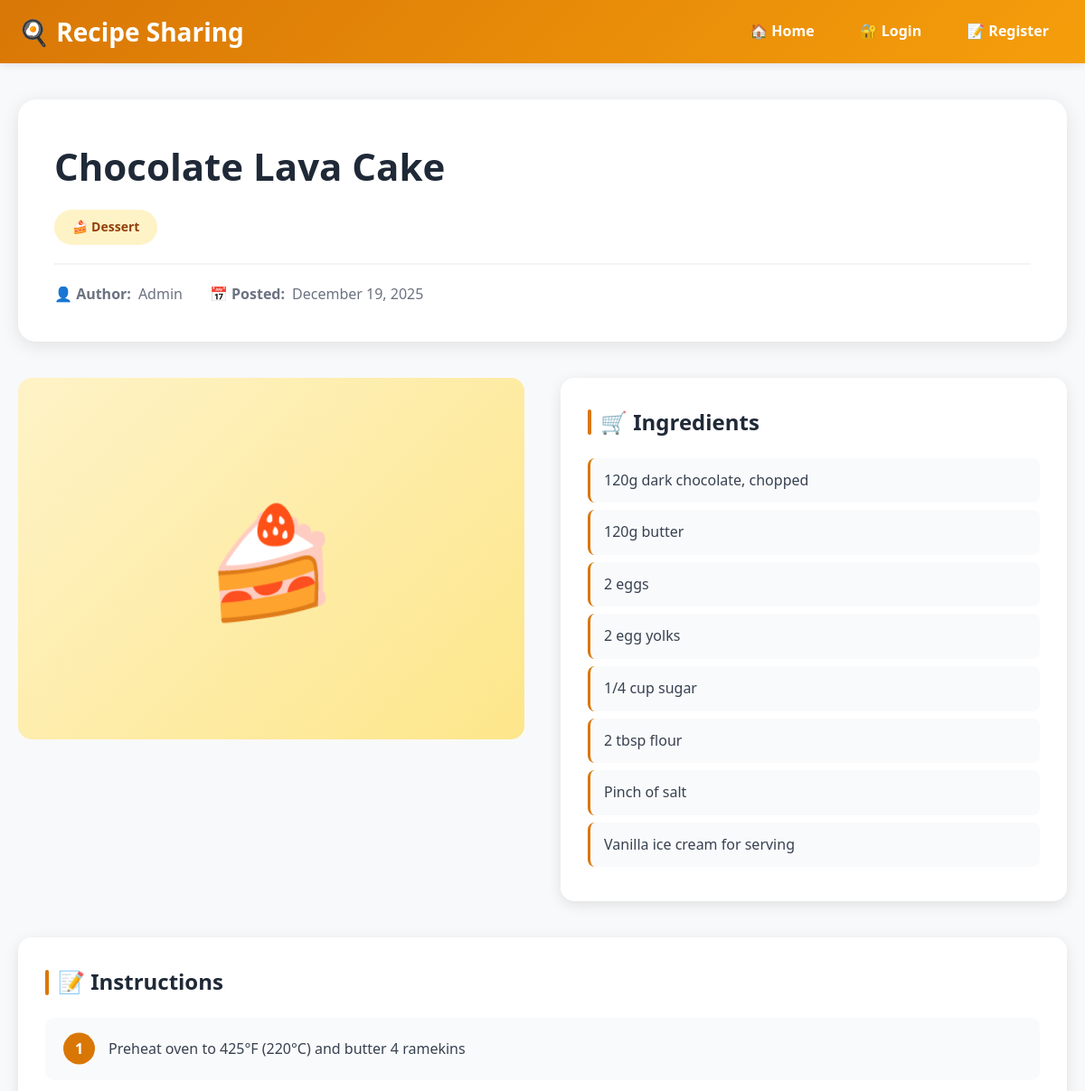
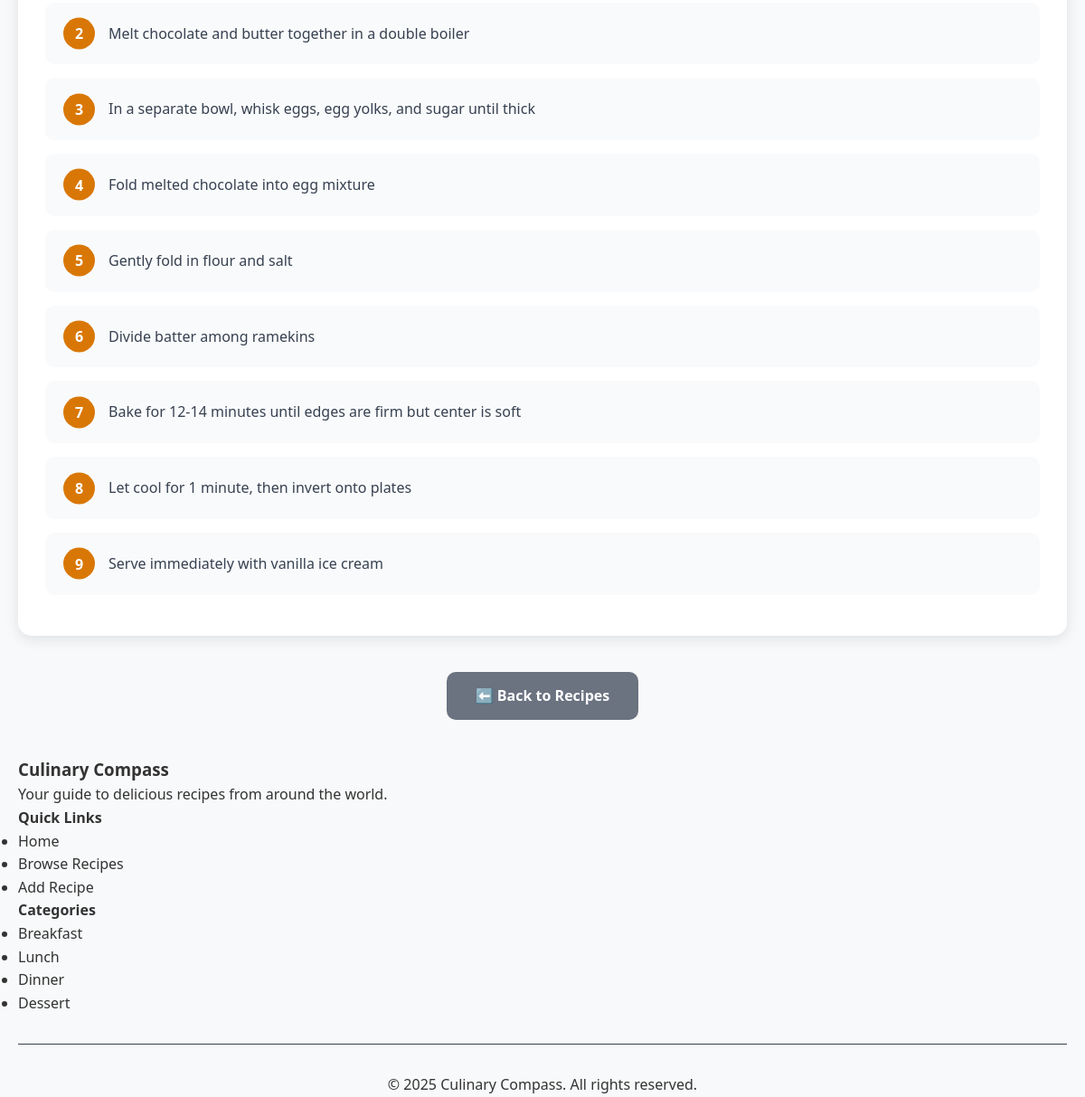
Screenshot of /recipe-detail.php?id=4 with the database file from the repository (2 pictures, top to bottom).
### tables this page shows
CREATE TABLE IF NOT EXISTS recipes (
    id INT AUTO_INCREMENT PRIMARY KEY,
    user_id INT NOT NULL,
    title VARCHAR(200) NOT NULL,
    category VARCHAR(50) NOT NULL,
    ingredients TEXT NOT NULL,
    instructions TEXT NOT NULL,
    image VARCHAR(255) DEFAULT 'default-recipe.jpg',
    created_at TIMESTAMP DEFAULT CURRENT_TIMESTAMP,
    updated_at TIMESTAMP DEFAULT CURRENT_TIMESTAMP ON UPDATE CURRENT_TIMESTAMP,
    INDEX idx_user_id (user_id),
    INDEX idx_category (category),
    INDEX idx_created_at (created_at),
    FOREIGN KEY (user_id) REFERENCES users(id) ON DELETE CASCADE
);

CREATE TABLE IF NOT EXISTS users (
    id INT AUTO_INCREMENT PRIMARY KEY,
    name VARCHAR(100) NOT NULL,
    email VARCHAR(100) NOT NULL UNIQUE,
    password_hash VARCHAR(255) NOT NULL,
    created_at TIMESTAMP DEFAULT CURRENT_TIMESTAMP,
    INDEX idx_email (email)
);

### recipe-detail.php (the view, shortened to what this page needs)
<?php
require_once 'config/database.php';
$recipe_id = isset($_GET['id']) ? (int)$_GET['id'] : 0;
try {
    $stmt = $pdo->prepare("
        SELECT r.*, u.name as author_name, u.id as author_id
        FROM recipes r
        JOIN users u ON r.user_id = u.id
        WHERE r.id = ?
    ");
    $stmt->execute([$recipe_id]);
    $recipe = $stmt->fetch();
} catch (PDOException $e) {
    die("Error fetching recipe: " . $e->getMessage());
}
include 'includes/header.php';
function getCategoryEmoji($category)
{
    $emojis = [
        'Breakfast' => '🥞',
        'Lunch' => '🥗',
        'Dinner' => '🍽️',
        'Dessert' => '🍰',
        'Snack' => '🍿',
        'Beverage' => '🥤'
    ];
    return isset($emojis[$category]) ? $emojis[$category] : '🍴';
}
?>
<div class="recipe-detail-container">
    <div class="recipe-header">
        <h1 class="recipe-title"><?php echo htmlspecialchars($recipe['title']); ?></h1>
        <span class="category-badge">
            <?php echo getCategoryEmoji($recipe['category']) . ' ' . htmlspecialchars($recipe['category']); ?>
        </span>
        <div class="recipe-meta">
            <div class="meta-item">
                <strong>👤 Author:</strong> <?php echo htmlspecialchars($recipe['author_name']); ?>
            </div>
            <div class="meta-item">
                <strong>📅 Posted:</strong> <?php echo date('F j, Y', strtotime($recipe['created_at'])); ?>
            </div>
        </div>
    </div>
    <div class="recipe-content">
        <div class="recipe-image-section">
            <?php if (!empty($recipe['image']) && file_exists('assets/uploads/' . $recipe['image'])): ?>
                <img src="assets/uploads/<?php echo htmlspecialchars($recipe['image']); ?>"
                    alt="<?php echo htmlspecialchars($recipe['title']); ?>"
                    class="recipe-image">
            <?php else: ?>
                <div class="no-image">
                    <?php echo getCategoryEmoji($recipe['category']); ?>
                </div>
            <?php endif; ?>
        </div>
        <div class="recipe-details-box">
            <h2 class="section-title">🛒 Ingredients</h2>
            <ul class="ingredients-list">
                <?php
                $ingredients = explode("\n", $recipe['ingredients']);
                foreach ($ingredients as $ingredient):
                    $ingredient = trim($ingredient);
                    if (!empty($ingredient)):
                ?>
                        <li><?php echo htmlspecialchars($ingredient); ?></li>
                <?php
                    endif;
                endforeach;
                ?>
            </ul>
        </div>
    </div>
    <div class="instructions-section">
        <h2 class="section-title">📝 Instructions</h2>
        <ol class="instructions-list">
            <?php
            $instructions = explode("\n", $recipe['instructions']);
            foreach ($instructions as $instruction):
                $instruction = trim($instruction);
                $instruction = preg_replace('/^Step\s+\d+:\s*/i', '', $instruction);
                $instruction = preg_replace('/^\d+[\.\)]\s*/', '', $instruction);
                if (!empty($instruction)):
            ?>
                    <li><?php echo htmlspecialchars($instruction); ?></li>
            <?php
                endif;
            endforeach;
            ?>
        </ol>
    </div>
    <div class="action-buttons">
        <a href="index.php" class="btn btn-back">⬅️ Back to Recipes</a>
    </div>
</div>
<?php include 'includes/footer.php'; ?>

### assets/css/style.css (style rules this page uses)
* { margin: 0; padding: 0; box-sizing: border-box; }
body { font-family: 'Segoe UI', Tahoma, Geneva, Verdana, sans-serif; line-height: 1.6; color: #333; background-color: #f8f9fa; }
a { text-decoration: none; color: inherit; transition: all 0.3s ease; }
.btn { display: inline-block; padding: 12px 30px; border: none; border-radius: 8px; font-size: 16px; font-weight: 600; cursor: pointer; transition: all 0.3s ease; text-align: center; }

### recipe-detail.php (style rules this page uses)
.recipe-detail-container { max-width: 1200px; margin: 0 auto; padding: 40px 20px; }
.recipe-header { background: white; border-radius: 20px; padding: 40px; box-shadow: 0 4px 20px rgba(0, 0, 0, 0.1); margin-bottom: 40px; }
.recipe-title { font-size: 42px; font-weight: 700; color: #1f2937; margin-bottom: 15px; }
.recipe-meta { display: flex; gap: 30px; align-items: center; flex-wrap: wrap; margin-top: 20px; padding-top: 20px; border-top: 2px solid #f3f4f6; }
.meta-item { display: flex; align-items: center; gap: 8px; color: #6b7280; font-size: 16px; }
.category-badge { display: inline-block; padding: 8px 20px; background: #fef3c7; color: #92400e; border-radius: 20px; font-weight: 600; font-size: 14px; }
.recipe-content { display: grid; grid-template-columns: 1fr 1fr; gap: 40px; margin-bottom: 40px; }
.recipe-image-section { position: relative; }
.no-image { width: 100%; height: 400px; background: linear-gradient(135deg, #fef3c7 0%, #fde68a 100%); border-radius: 15px; display: flex; align-items: center; justify-content: center; font-size: 120px; }
.recipe-details-box { background: white; border-radius: 15px; padding: 30px; box-shadow: 0 4px 15px rgba(0, 0, 0, 0.1); }
.section-title { font-size: 24px; font-weight: 700; color: #1f2937; margin-bottom: 20px; display: flex; align-items: center; gap: 10px; }
.section-title::before { content: ''; width: 4px; height: 28px; background: #d97706; border-radius: 2px; }
.ingredients-list { list-style: none; padding: 0; }
.ingredients-list li { padding: 12px 15px; margin-bottom: 8px; background: #f9fafb; border-radius: 8px; border-left: 3px solid #d97706; font-size: 16px; color: #374151; }
.instructions-section { background: white; border-radius: 15px; padding: 30px; box-shadow: 0 4px 15px rgba(0, 0, 0, 0.1); margin-bottom: 40px; }
.instructions-list { list-style: none; counter-reset: step-counter; padding: 0; }
.instructions-list li { counter-increment: step-counter; position: relative; padding: 20px 20px 20px 70px; margin-bottom: 15px; background: #f9fafb; border-radius: 10px; font-size: 16px; color: #374151; line-height: 1.8; }
.instructions-list li::before { content: counter(step-counter); position: absolute; left: 20px; top: 50%; transform: translateY(-50%); width: 35px; height: 35px; background: #d97706; color: white; border-radius: 50%; display: flex; align-items: center; justify-content: center; font-weight: 700; font-size: 16px; }
.action-buttons { display: flex; gap: 15px; justify-content: center; margin-top: 30px; }
.btn { padding: 14px 32px; border: none; border-radius: 10px; font-size: 16px; font-weight: 600; cursor: pointer; transition: all 0.3s; text-decoration: none; display: inline-block; }
.btn-back { background: #6b7280; color: white; }

### rows the page displays
recipes: title "Chocolate Lava Cake", category "🍰", category "Dessert", user.name "Admin", created_at "December 19, 2025", ingredients "120g dark chocolate, chopped", ingredients "120g butter", ingredients "2 eggs", ingredients "2 egg yolks", ingredients "1/4 cup sugar", ingredients "2 tbsp flour", ingredients "Pinch of salt", ingredients "Vanilla ice cream for serving", instructions "Preheat oven to 425°F (220°C) and butter 4 ramekins", instructions "Melt chocolate and butter together in a double boiler", instructions "In a separate bowl, whisk eggs, egg yolks, and sugar until thick", instructions "Fold melted chocolate into egg mixture", instructions "Gently fold in flour and salt", instructions "Divide batter among ramekins", instructions "Bake for 12-14 minutes until edges are firm but center is soft", instructions "Let cool for 1 minute, then invert onto plates", instructions "Serve immediately with vanilla ice cream"
